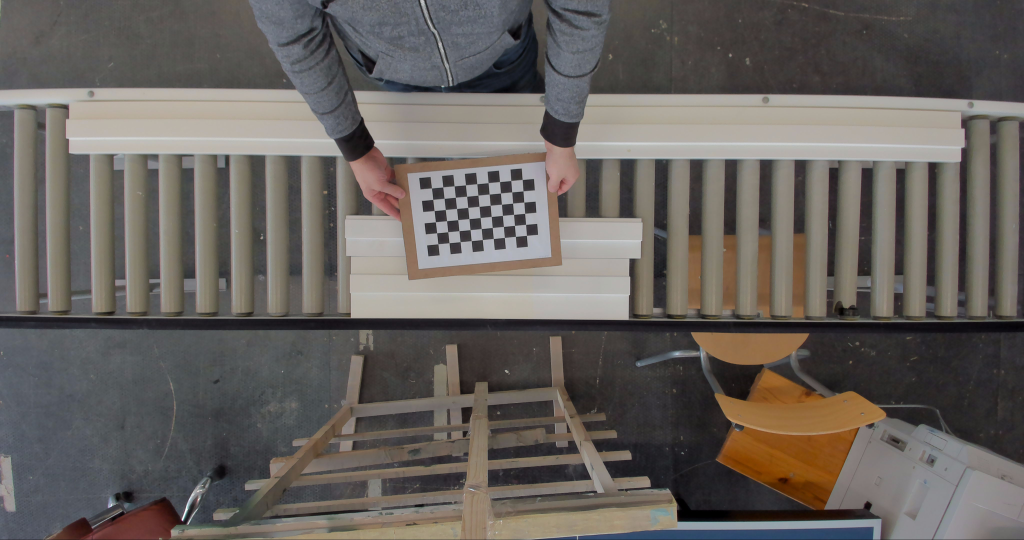
#> input picture TEMP/picture0.jpg, 4096 x 2160 px, given in place of the camera (shown at 1/4 size)
$ python video.py   (older library calls are emulated)
#> lines starting #> are read from the running program, lines starting #| are printed output that depends on the picture; after the words box and inside, x2 and y2 are one past the last pixel; in counts of white or black regions, pixels touching at a corner belong together
import cv2
import math
import time
import numpy as np

mmRatio = 0.1479406021
scale = 2

frameWidth = 2304
frameHeight = 1536
frameCroopY = [650,950]

windowsName = 'Window Name'

def playvideo():
    vid = cv2.VideoCapture(0)
    vid.set(cv2.CAP_PROP_FRAME_WIDTH, frameWidth)
    vid.set(cv2.CAP_PROP_FRAME_HEIGHT, frameHeight)

    while(True):
        ret, frame = vid.read()
#> frame is the input picture: shape (2160, 4096, 3); mean B, G, R 93.3, 97.6, 102.8
        if not ret:
            vid.release()
            print('release')
            break

        frame = processFrame(frame)

        cv2.namedWindow(windowsName)
        cv2.startWindowThread()
        cv2.imshow(windowsName, frame)

        k = cv2.waitKey(1)

        if k == 27:
            break

    cv2.destroyAllWindows()

def processFrame(frame):
    frame = frame[frameCroopY[0]:frameCroopY[1], 0:frameWidth]
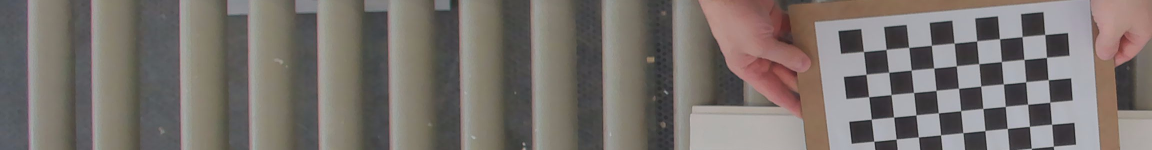
#> frame: shape (300, 2304, 3) (shown at 1/2 size); mean of channels 0, 1, 2 109, 113.4, 120.1; drawn as B, G, R
    liveFrame = cv2.cvtColor(frame, cv2.COLOR_RGB2GRAY)
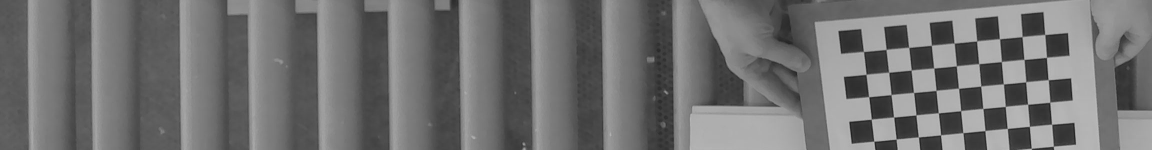
#> liveFrame: shape (300, 2304) (shown at 1/2 size); min 22, max 197, mean 112.9

    # liveFrame = cv2.medianBlur(liveFrame, 1)

    # frame, kernel, x, y
    # liveFrame = cv2.GaussianBlur(liveFrame, (9, 9), 0)

	# frame, sigmaColor, sigmaSpace, borderType
    liveFrame = cv2.bilateralFilter(liveFrame, 10, 50, cv2.BORDER_WRAP)

    # _, liveFrame = cv2.threshold(liveFrame, 220, 255, cv2.THRESH_BINARY + cv2.THRESH_OTSU)
    liveFrame = cv2.Canny(liveFrame, 75, 150, 9)
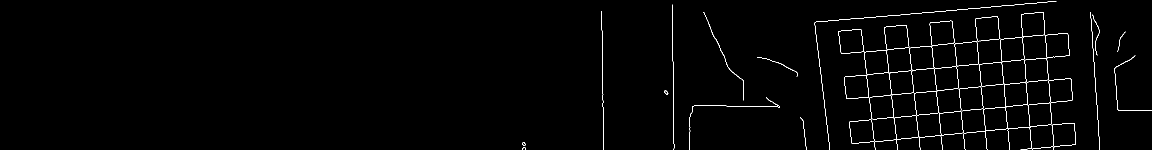
#> liveFrame: shape (300, 2304) (shown at 1/2 size); 1.1% white in thin lines or dots, all inside (x1, y1, x2, y2) = (1045, 2, 2304, 300)

    # cv2.goodFeaturesToTrack(img,maxCorners,qualityLevel, minDistance, corners, mask, blockSize, useHarrisDetector)
    corners = cv2.goodFeaturesToTrack(liveFrame, 2000, 0.01, 10)
#> corners = 484 rows, first 8: [1559, 213], [1047, 286], [2149, 287], [1751, 285], [2057, 256], [1334, 186], [2091, 118], [2136, 109]

    if corners is not None:
        corners = np.int0(corners)

        for i in corners:
            x, y = i.ravel()
            cv2.rectangle(liveFrame, (x - 1, y - 1), (x + 1, y + 1), (255, 255, 255), -100)
#> this loop made 484 passes
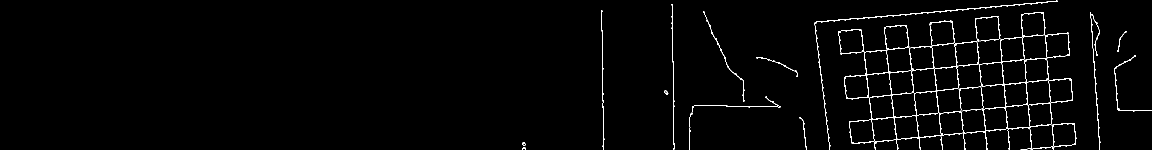
#> liveFrame: shape (300, 2304) (shown at 1/2 size); 1.6% white in thin lines or dots, all inside (x1, y1, x2, y2) = (1045, 1, 2304, 300)
           # cv2.circle(liveFrame, (x, y), 3, 255, -1)

    _, cnts, _ = cv2.findContours(
        liveFrame.copy(), cv2.RETR_EXTERNAL, cv2.CHAIN_APPROX_SIMPLE)
#> cnts = 21 contours, 2 with area under 20; largest, box (x1, y1, x2, y2) and area: (1688, 32, 2153, 300) 48544, (1677, 58, 1729, 109) 2096, (1859, 41, 1910, 93) 2078, (1768, 50, 1820, 101) 2065, (2091, 65, 2140, 117) 2055

    for c in cnts:
        # detect aproximinated contour
        peri = cv2.arcLength(c, True)
        approx = cv2.approxPolyDP(c, 0.04 * peri, True)
        # cv2.drawContours(frame, [approx], 0, (255, 0, 0), 1)

        x, y, w, h = cv2.boundingRect(c)
        # draw a green rectangle to visualize the bounding rect
        cv2.rectangle(frame, (x, y), (x + w, y + h), (255, 0, 0), 2)

        if len(approx) == 4:
            # calculate area
            area = cv2.contourArea(approx)
            cv2.drawContours(frame, [approx], 0, (0, 0, 255), 1)

            if (area >= 1000):
                cv2.drawContours(frame, [approx], 0, (255, 0, 0), 2)
                difference = abs(round(cv2.norm(approx[0], approx[2]) - cv2.norm(approx[1], approx[3])))

                if (difference < 30):
                    # [9 lines of commented-out code are left out]
                    cv2.drawContours(frame, [approx], 0, (0, 255, 0), 3)

                    # draw detected data
                    M = cv2.moments(c)
                    if (M["m00"] != 0):
                        cX = int((M["m10"] / M["m00"]))
                        cY = int((M["m01"] / M["m00"]))

                        # a square will have an aspect ratio that is approximately
                        # equal to one, otherwise, the shape is a rectangle
                        # shape = "square" if ar >= 0.95 and ar <= 1.05 else "rectangle"
                        (x, y, w, h) = cv2.boundingRect(approx)
                        ar = w / float(h)

                        # calculate width and height
                        width = w * mmRatio
                        height = h * mmRatio

                        messurment = '%0.2fmm * %0.2fmm | %s' % (width, height, difference)

                        # draw text
                        cv2.putText(frame, messurment, (approx[0][0][0], approx[0][0][1]), cv2.FONT_HERSHEY_SIMPLEX, 1, (0, 0, 255), 2)
#> this loop made 21 passes
#> (peri, approx, area, difference) on passes 9, 11, 12, 13, 17: (195.9, [[2136, 65], [2091, 70], [2092, 114], [2138, 111]], 2053.5, 3), (197.6, [[1722, 59], [1677, 62], [1681, 108], [1728, 102]], 2069.5, 1), (193.6, [[1812, 50], [1768, 54], [1774, 100], [1819, 94]], 2035, 2), (197.8, [[1904, 42], [1860, 45], [1862, 90], [1908, 85]], 1992, 1), (195.9, [[2086, 24], [2042, 28], [2046, 75], [2089, 69]], 2018.5, 2)
#> (peri, approx, area) on passes 4, 6, 10, 21: (618.9, [[1560, 212], [1385, 212], [1379, 299], [1388, 211]], 40), (219.6, [[1513, 114], [1561, 127], [1595, 153], [1558, 124]], 64.5), (103, [[2252, 62], [2239, 77], [2234, 103], [2241, 75]], 23), (1620.5, [[2114, 1], [1630, 44], [1659, 299], [1633, 43]], 219.5)
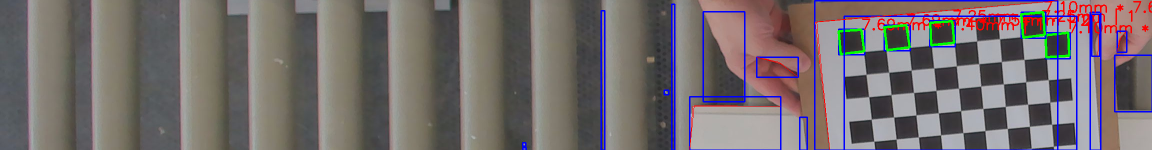
#> frame: shape (300, 2304, 3) (shown at 1/2 size); 4.68% of pixels changed, all inside (x1, y1, x2, y2) = (1044, 0, 2304, 300); drawn as B, G, R

    liveFrame = cv2.cvtColor(liveFrame, cv2.COLOR_GRAY2BGR)
    combined = np.vstack((liveFrame, frame))
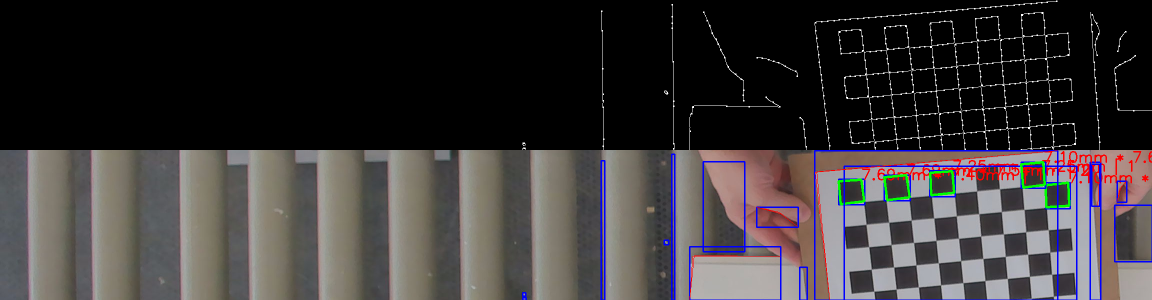
#> combined: shape (600, 2304, 3) (shown at 1/2 size); mean B, G, R 57.2, 56.6, 60.4

    height, width = combined.shape[:2]
#> height = 600; width = 2304
    return cv2.resize(combined, (int(width/scale), int(height/scale)))
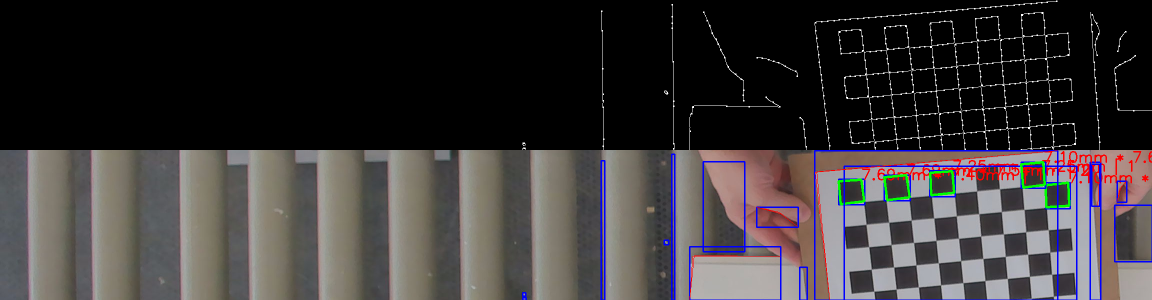
#> returned value: shape (300, 1152, 3); mean of channels 0, 1, 2 57.3, 56.6, 60.4; drawn as B, G, R

playvideo()
#> (key Esc is pressed here)

$ run again, on TEMP/picture10.jpg
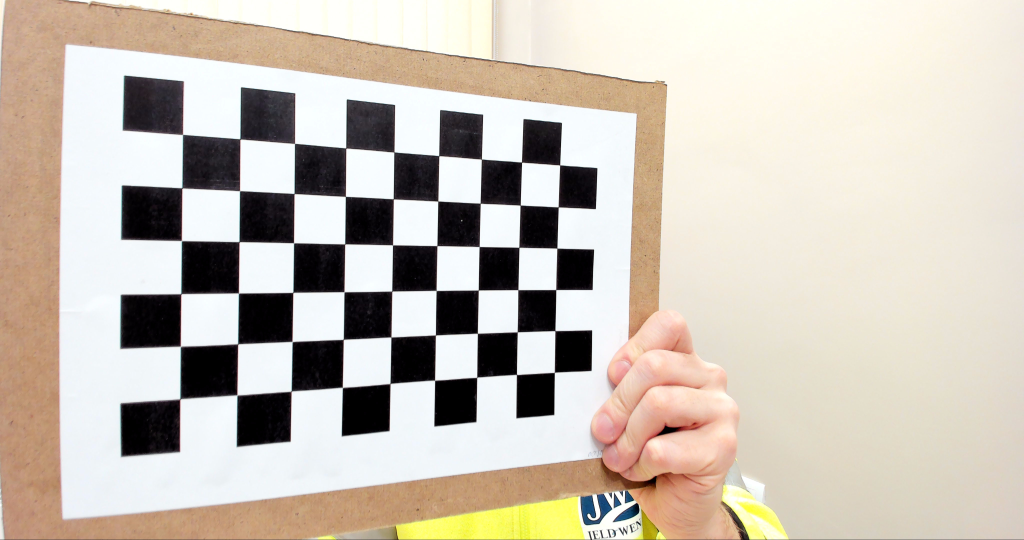
#> input picture TEMP/picture10.jpg, 4096 x 2160 px, given in place of the camera (shown at 1/4 size)
#> in playvideo, frame is the input picture: shape (2160, 4096, 3); mean B, G, R 181.5, 192.9, 201.7
#> corners = 154 rows, first 8: [1845, 230], [727, 103], [960, 112], [1180, 124], [2232, 177], [1755, 154], [488, 95], [1920, 162]
#> the loop in processFrame, `for i in corners:` made 154 passes
#> after the loop in processFrame, `for i in corners:`:
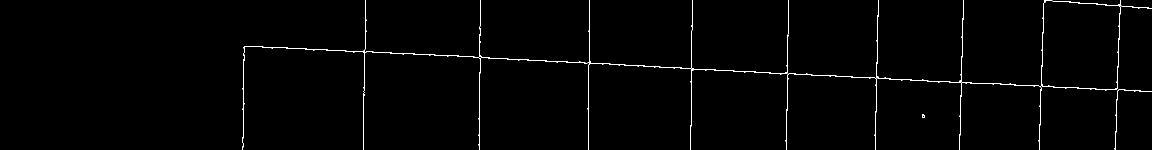
#> liveFrame: shape (300, 2304) (shown at 1/2 size); 0.85% white in thin lines or dots, all inside (x1, y1, x2, y2) = (484, 0, 2304, 300)
#> cnts = 9 contours, 1 with area under 20; largest, box (x1, y1, x2, y2) and area: (2082, 0, 2304, 181) 26012, (957, 0, 1577, 300) 235, (484, 0, 964, 300) 196, (1752, 0, 1927, 166) 100, (1918, 164, 2083, 300) 80, (1571, 147, 1754, 300) 76, (2229, 179, 2304, 300) 40, (1844, 229, 1850, 236) 24
#> the loop in processFrame, `for c in cnts:` made 9 passes
#> (peri, approx, area) on passes 1 to 2: (20.24, [[1844, 229], [1845, 235], [1848, 235], [1849, 230]], 22), (390.2, [[2303, 182], [2234, 182], [2230, 299], [2234, 183]], 36.5)
#> in processFrame, `return cv2.resize(combined, (int(width/scale), int(height/scale)))`:
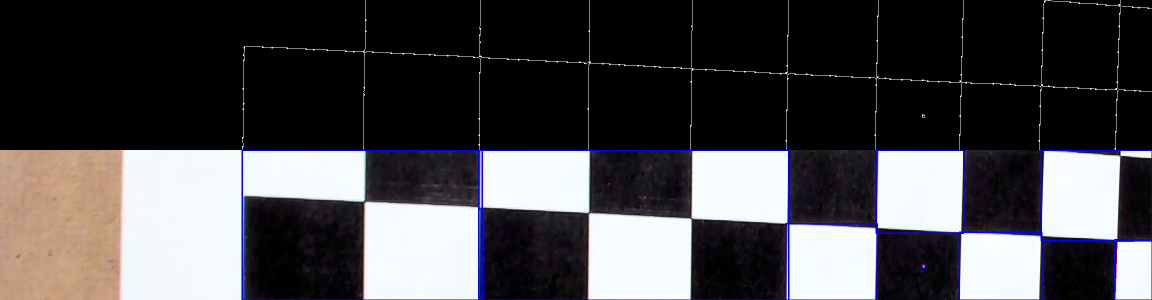
#> returned value: shape (300, 1152, 3); mean of channels 0, 1, 2 75.9, 73.1, 74.6; drawn as B, G, R

$ run again, on TEMP/picture11.jpg
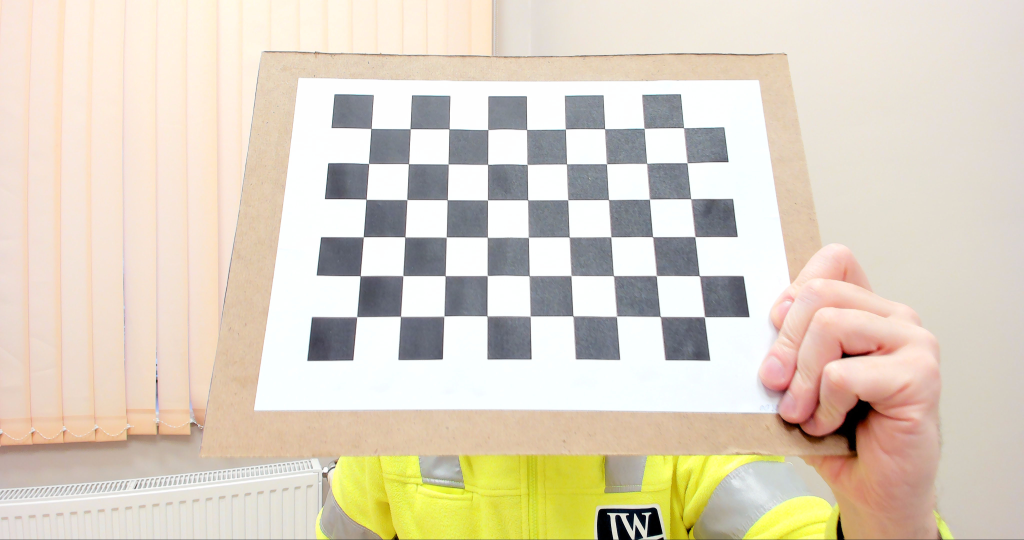
#> input picture TEMP/picture11.jpg, 4096 x 2160 px, given in place of the camera (shown at 1/4 size)
#> in playvideo, frame is the input picture: shape (2160, 4096, 3); mean B, G, R 193.9, 211.2, 221.7
#> corners = 147 rows, first 8: [1629, 151], [1788, 296], [2270, 154], [1474, 5], [2116, 297], [1457, 298], [957, 190], [1794, 6]
#> the loop in processFrame, `for i in corners:` made 147 passes
#> after the loop in processFrame, `for i in corners:`:
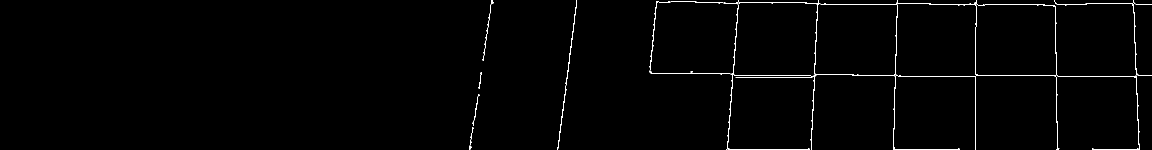
#> liveFrame: shape (300, 2304) (shown at 1/2 size); 0.86% white in thin lines or dots, all inside (x1, y1, x2, y2) = (938, 0, 2304, 300)
#> cnts = 15 contours, 7 with area under 20; largest, box (x1, y1, x2, y2) and area: (1299, 3, 1633, 300) 23681, (1476, 0, 1952, 300) 22823, (1793, 0, 2280, 300) 154, (1114, 0, 1154, 300) 110, (2109, 0, 2274, 151) 50, (965, 0, 987, 121) 44, (945, 189, 959, 252) 26, (938, 255, 947, 300) 24
#> the loop in processFrame, `for c in cnts:` made 15 passes
#> (peri, approx, area) on pass 11: (629.5, [[2109, 0], [2263, 7], [2272, 149], [2267, 8]], 216.5)
#> in processFrame, `return cv2.resize(combined, (int(width/scale), int(height/scale)))`:
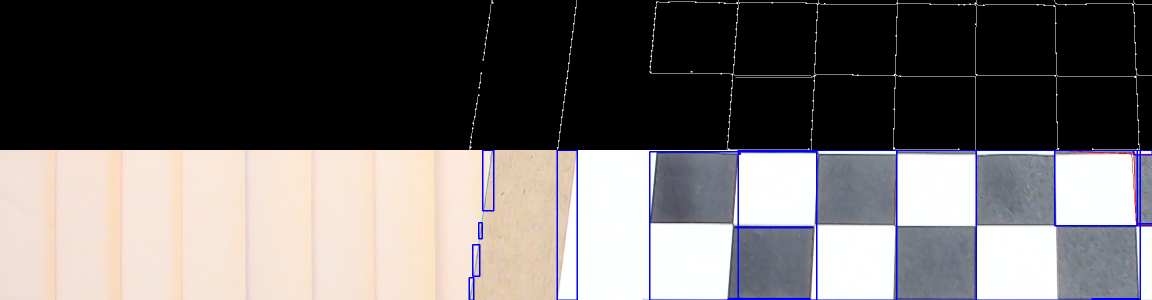
#> returned value: shape (300, 1152, 3); mean of channels 0, 1, 2 103.8, 103.9, 108.3; drawn as B, G, R
